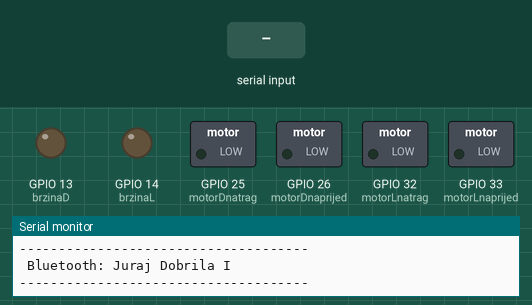
This sketch was run on a simulated ESP32. On the bench: switched loads named in the sketch (green lamp = pin HIGH), output pins drawn as LEDs (lit = HIGH), the last lines printed to the serial monitor. The test bench sets the inputs (shaded band). Nothing arrives over Bluetooth unless stated.

Above: at 3.2 s.
3.3 s: "F" received over the second serial link
At 4.0 s:
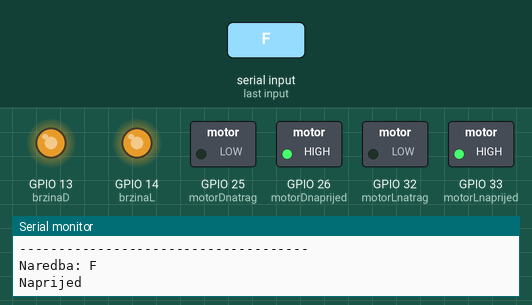
4.8 s: "B" received over the second serial link
At 5.2 s:
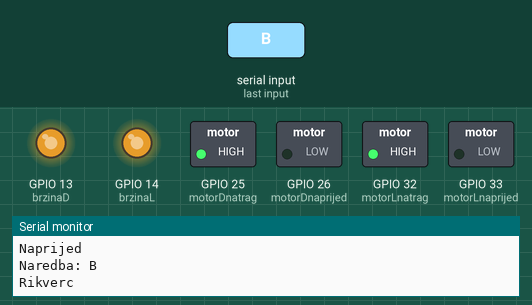
6.3 s: "L" received over the second serial link
At 7.5 s:
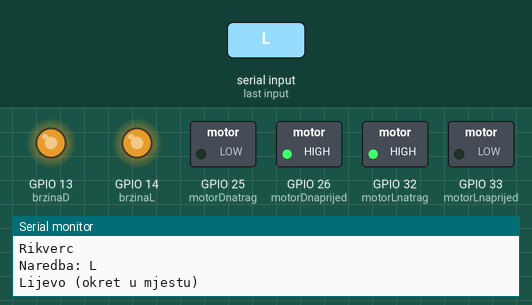
7.8 s: "R" received over the second serial link
At 8.7 s:
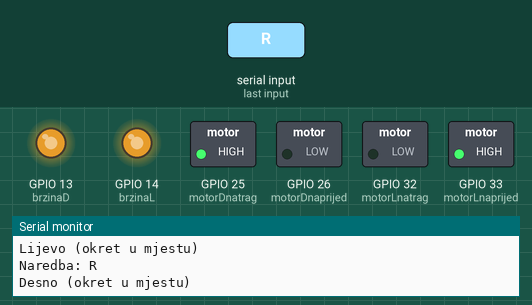
9.3 s: "S" received over the second serial link
At 9.8 s:
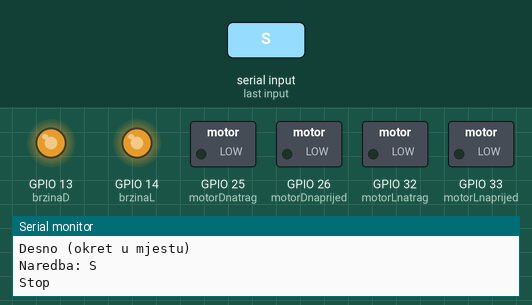
10.8 s: "G" received over the second serial link
At 12.2 s:
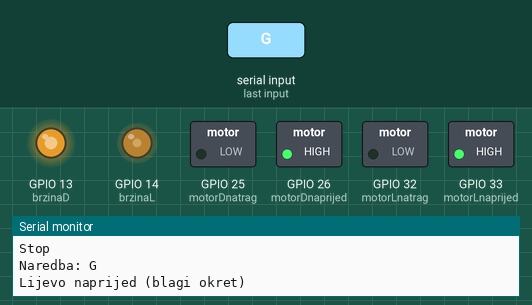
Timing chart, 0 to 13.3 s (numbered marks = the images above; inputs shaded):
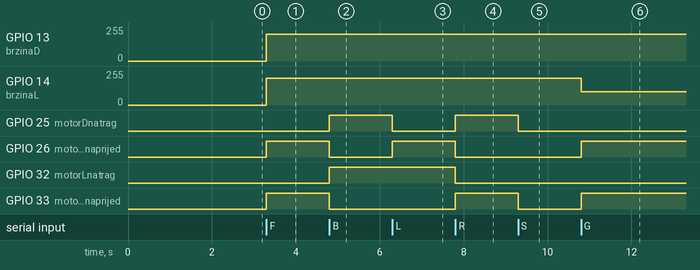

The sketch:

upravljanjeBluetoothESP32.ino
```cpp
/******************************************************************************
 *
 * PROJEKT: 06 - Upravljanje robotom pomoću Android aplikacije (Bluetooth)
 * PLATFORMA: Dasduino Connect plus (ESP32 Wrover)
 *
 * @file        Robot_Bluetooth_ESP32.ino
 * @brief       Edukativni kod za upravljanje robotom s dva motora
 * putem Bluetooth veze s pametnog telefona.
 * @author      lovronix (prilagodio i komentirao Coding Partner)
 * @date        20.11.2022. (ažurirano 14.10.2025.)
 *
 * @description
 * Ovaj program pretvara Dasduino Connect plus u Bluetooth prijemnik.
 * Kada se na njega spoji pametni telefon preko odgovarajuće aplikacije,
 * robotom se može upravljati slanjem pojedinačnih znakova (naredbi).
 *
 ******************************************************************************
 *
 * UPUTE ZA UČENIKE
 *
 ******************************************************************************
 *
 * KORAK 1: POTREBNE KOMPONENTE
 * 1. Dasduino Connect plus (ili bilo koja druga ESP32 pločica)
 * 2. Robotska šasija s dva DC motora
 * 3. Driver za motore (npr. L298N, DRV8833)
 * 4. Baterije za napajanje motora
 * 5. Pametni telefon s instaliranom Bluetooth terminal aplikacijom
 * (npr. "Serial Bluetooth Terminal" s Google Play Storea)
 *
 ******************************************************************************
 *
 * KORAK 2: SPAJANJE ŽICA
 *
 * Pinovi na Dasduinu moraju se spojiti na ulazne pinove drivera za motore.
 * Oznake IN1, IN2, ENA su tipične za L298N driver.
 *
 * Dasduino PIN -> L298N Driver PIN
 * --------------------------------
 * 32            -> IN1 (Lijevi motor, smjer 1)
 * 33            -> IN2 (Lijevi motor, smjer 2)
 * 25            -> IN3 (Desni motor, smjer 1)
 * 26            -> IN4 (Desni motor, smjer 2)
 * 14            -> ENA (Lijevi motor, kontrola brzine PWM)
 * 13            -> ENB (Desni motor, kontrola brzine PWM)
 *
 * VAŽNO: Ne zaboravite spojiti GND (masu) s Dasduina na GND na driveru
 * motora kako bi signali bili ispravno prepoznati! Motori se napajaju
 * iz zasebnog izvora (baterija), a ne s Dasduina.
 *
 ******************************************************************************
 *
 * KORAK 3: KORIŠTENJE
 *
 * 1. Učitajte ovaj kod na vaš Dasduino Connect plus.
 * 2. Na pametnom telefonu, otvorite Bluetooth postavke i potražite novi
 * uređaj. Trebao bi se pojaviti pod nazivom "Juraj Dobrila I".
 * 3. Uparite telefon s Dasduinom.
 * 4. Otvorite aplikaciju "Serial Bluetooth Terminal".
 * 5. U aplikaciji se spojite na "Juraj Dobrila I".
 * 6. Sada možete slati naredbe (pojedinačne znakove) za upravljanje robotom.
 *
 ******************************************************************************/


// ------- POČETAK KODA -------

// UKLJUČIVANJE BIBLIOTEKE ZA BLUETOOTH
#include "BluetoothSerial.h"

// PROVJERA JE LI BLUETOOTH OMOGUĆEN U POSTAVKAMA PROJEKTA
#if !defined(CONFIG_BT_ENABLED) || !defined(CONFIG_BLUEDROID_ENABLED)
#error Bluetooth is not enabled! Please run `make menuconfig` to and enable it
#endif

// STVARANJE OBJEKTA ZA BLUETOOTH KOMUNIKACIJU
BluetoothSerial SerialBT;

// VARIJABLA ZA SPREMANJE NAREDBI
char naredba = '0';

// DEFINIRANJE PINOVA ZA UPRAVLJANJE MOTORIMA
int motorLnatrag = 32;   // Spojeno na IN1 na L298N driveru
int motorLnaprijed = 33;   // Spojeno na IN2 na L298N driveru
int motorDnatrag = 25;   // Spojeno na IN3 na L298N driveru
int motorDnaprijed = 26;   // Spojeno na IN4 na L298N driveru
int brzinaL = 14;        // Spojeno na ENA (Enable A) za PWM kontrolu brzine lijevog motora
int brzinaD = 13;        // Spojeno na ENB (Enable B) za PWM kontrolu brzine desnog motora

// VARIJABLA ZA BRZINU MOTORA
int brzina = 200;

// SETUP FUNKCIJA - Izvršava se samo jednom, na početku.
void setup() {
  // Kratka pauza na početku, dobra praksa za stabilizaciju sustava.
  delay(2000);

  // POSTAVLJANJE PINOVA KAO IZLAZNIH (OUTPUT)
  pinMode(motorLnatrag, OUTPUT);
  pinMode(motorLnaprijed, OUTPUT);
  pinMode(motorDnatrag, OUTPUT);
  pinMode(motorDnaprijed, OUTPUT);
  pinMode(brzinaL, OUTPUT);
  pinMode(brzinaD, OUTPUT);

  // Pokretanje serijske komunikacije preko USB-a za ispis poruka na računalo (debugging).
  Serial.begin(115200);
  Serial.println("-------------------------------------");
  Serial.println("             START ROBOT             ");
  Serial.println("-------------------------------------");

  // POKRETANJE BLUETOOTH-a
  // `SerialBT.begin("Naziv")` pokreće Bluetooth modul i postavlja naziv
  // koji će biti vidljiv drugim uređajima prilikom skeniranja.
  SerialBT.begin("Juraj Dobrila I"); // <-- OVDJE JE PROMJENA
  Serial.println("-------------------------------------");
  Serial.println(" Bluetooth: Juraj Dobrila I ");
  Serial.println("-------------------------------------");
}

// LOOP FUNKCIJA - Ponavlja se u krug beskonačno.
void loop() {
  // PROVJERA JESU LI PODACI STIGLI PREKO BLUETOOTHA
  if (SerialBT.available()) {
    // Ako je podatak stigao, čitamo ga.
    naredba = (char)SerialBT.read();

    // Ispisujemo primljenu naredbu na Serial Monitor (preko USB-a)
    Serial.print ("Naredba: ");
    Serial.println(naredba);

    // SWITCH NAREDBA - Odabir akcije na temelju primljenog znaka
    switch (naredba) {
      // Naredbe za kretanje
      case 'F': naprijed(); break;
      case 'B': natrag(); break;
      case 'L': lijevoFull(); break;
      case 'R': desnoFull(); break;
      case 'S': stani(); break;
      case 'G': lijevoNaprijed(); break;
      case 'I': desnoNaprijed(); break;
      case 'H': lijevoNatrag(); break;
      case 'J': desnoNatrag(); break;

      // Naredbe za postavljanje brzine
      case '0': brzina = 0; break;
      case '1': brzina = 25; break;
      case '2': brzina = 50; break;
      case '3': brzina = 75; break;
      case '4': brzina = 100; break;
      case '5': brzina = 125; break;
      case '6': brzina = 150; break;
      case '7': brzina = 175; break;
      case '8': brzina = 200; break;
      case '9': brzina = 225; break;
      case 'q': brzina = 255; break;
    }
  }
}

// --- POMOĆNE FUNKCIJE ZA UPRAVLJANJE MOTORIMA ---

void naprijed() {
  Serial.println("Naprijed");
  analogWrite(brzinaD, brzina);
  analogWrite(brzinaL, brzina);
  digitalWrite(motorDnaprijed, HIGH);
  digitalWrite(motorDnatrag, LOW);
  digitalWrite(motorLnaprijed, HIGH);
  digitalWrite(motorLnatrag, LOW);
}

void natrag() {
  Serial.println("Rikverc");
  analogWrite(brzinaD, brzina);
  analogWrite(brzinaL, brzina);
  digitalWrite(motorDnaprijed, LOW);
  digitalWrite(motorDnatrag, HIGH);
  digitalWrite(motorLnaprijed, LOW);
  digitalWrite(motorLnatrag, HIGH);
}

void stani() {
  Serial.println("Stop");
  digitalWrite(motorDnaprijed, LOW);
  digitalWrite(motorDnatrag, LOW);
  digitalWrite(motorLnaprijed, LOW);
  digitalWrite(motorLnatrag, LOW);
}

void lijevoFull() {
  Serial.println("Lijevo (okret u mjestu)");
  analogWrite(brzinaD, brzina);
  analogWrite(brzinaL, brzina);
  digitalWrite(motorDnaprijed, HIGH);
  digitalWrite(motorDnatrag, LOW);
  digitalWrite(motorLnaprijed, LOW);
  digitalWrite(motorLnatrag, HIGH);
}

void desnoFull() {
  Serial.println("Desno (okret u mjestu)");
  analogWrite(brzinaD, brzina);
  analogWrite(brzinaL, brzina);
  digitalWrite(motorDnaprijed, LOW);
  digitalWrite(motorDnatrag, HIGH);
  digitalWrite(motorLnaprijed, HIGH);
  digitalWrite(motorLnatrag, LOW);
}

void lijevoNaprijed() {
  Serial.println("Lijevo naprijed (blagi okret)");
  analogWrite(brzinaD, brzina);
  analogWrite(brzinaL, brzina/2);
  digitalWrite(motorDnaprijed, HIGH);
  digitalWrite(motorDnatrag, LOW);
  digitalWrite(motorLnaprijed, HIGH);
  digitalWrite(motorLnatrag, LOW);
}

void desnoNaprijed() {
  Serial.println("Desno naprijed (blagi okret)");
  analogWrite(brzinaD, brzina/2);
  analogWrite(brzinaL, brzina);
  digitalWrite(motorDnaprijed, HIGH);
  digitalWrite(motorDnatrag, LOW);
  digitalWrite(motorLnaprijed, HIGH);
  digitalWrite(motorLnatrag, LOW);
}

void lijevoNatrag() {
  Serial.println("Lijevo natrag (blagi okret)");
  analogWrite(brzinaD, brzina);
  analogWrite(brzinaL, brzina / 2);
  digitalWrite(motorDnaprijed, LOW);
  digitalWrite(motorDnatrag, HIGH);
  digitalWrite(motorLnaprijed, LOW);
  digitalWrite(motorLnatrag, HIGH);
}

void desnoNatrag() {
  Serial.println("Desno natrag (blagi okret)");
  analogWrite(brzinaD, brzina / 2);
  analogWrite(brzinaL, brzina);
  digitalWrite(motorDnaprijed, LOW);
  digitalWrite(motorDnatrag, HIGH);
  digitalWrite(motorLnaprijed, LOW);
  digitalWrite(motorLnatrag, HIGH);
}
```

Measured:
- after the input at 3.3 s, GPIO 13 (brzinaD), GPIO 14 (brzinaL): 0/255 → 200/255 at once; GPIO 26 (motorDnaprijed), GPIO 33 (motorLnaprijed): LOW → HIGH at once
- after the input at 4.8 s, GPIO 25 (motorDnatrag), GPIO 32 (motorLnatrag): LOW → HIGH at once; GPIO 26 (motorDnaprijed), GPIO 33 (motorLnaprijed): HIGH → LOW at once
- after the input at 6.3 s, GPIO 25 (motorDnatrag): HIGH → LOW at once; GPIO 26 (motorDnaprijed): LOW → HIGH at once
- after the input at 7.8 s, GPIO 25 (motorDnatrag), GPIO 33 (motorLnaprijed): LOW → HIGH at once; GPIO 26 (motorDnaprijed), GPIO 32 (motorLnatrag): HIGH → LOW at once
- after the input at 9.3 s, GPIO 25 (motorDnatrag), GPIO 33 (motorLnaprijed): HIGH → LOW at once
- after the input at 10.8 s, GPIO 14 (brzinaL): 200/255 → 100/255 at once; GPIO 26 (motorDnaprijed), GPIO 33 (motorLnaprijed): LOW → HIGH at once
